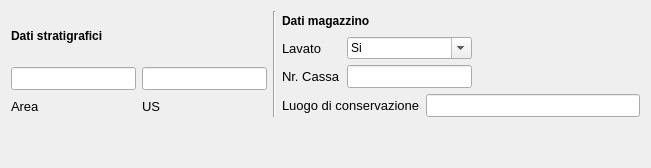
     <widget class="QWidget" name="tab_2">
      <attribute name="title">
       <string>Rif. stratigrafici</string>
      </attribute>
      <layout class="QGridLayout" name="gridLayout_32">
       <item row="0" column="0">
        <layout class="QGridLayout" name="gridLayout_24">
         <item row="0" column="0" rowspan="3">
          <layout class="QGridLayout" name="gridLayout_25">
           <item row="0" column="0" colspan="2">
            <layout class="QGridLayout" name="gridLayout_26">
             <item row="0" column="0">
              <widget class="QLabel" name="label_18">
               <property name="font">
                <font>
                 <weight>75</weight>
                 <bold>true</bold>
                </font>
               </property>
               <property name="text">
                <string>Dati stratigrafici</string>
               </property>
              </widget>
             </item>
             <item row="0" column="1">
              <spacer name="horizontalSpacer_14">
               <property name="orientation">
                <enum>Qt::Horizontal</enum>
               </property>
               <property name="sizeHint" stdset="0">
                <size>
                 <width>48</width>
                 <height>20</height>
                </size>
               </property>
              </spacer>
             </item>
            </layout>
           </item>
           <item row="0" column="2" rowspan="2">
            <widget class="Line" name="line_4">
             <property name="orientation">
              <enum>Qt::Vertical</enum>
             </property>
            </widget>
           </item>
           <item row="1" column="0">
            <layout class="QGridLayout" name="gridLayout_27">
             <item row="0" column="0" colspan="2">
              <widget class="QLineEdit" name="lineEdit_area">
               <property name="font">
                <font>
                 <pointsize>10</pointsize>
                </font>
               </property>
               <property name="text">
                <string/>
               </property>
              </widget>
             </item>
             <item row="1" column="0">
              <widget class="QLabel" name="label_37">
               <property name="font">
                <font>
                 <pointsize>10</pointsize>
                </font>
               </property>
               <property name="text">
                <string>Area</string>
               </property>
              </widget>
             </item>
             <item row="1" column="1">
              <spacer name="horizontalSpacer_15">
               <property name="orientation">
                <enum>Qt::Horizontal</enum>
               </property>
               <property name="sizeHint" stdset="0">
                <size>
                 <width>48</width>
                 <height>20</height>
                </size>
               </property>
              </spacer>
             </item>
            </layout>
           </item>
           <item row="1" column="1">
            <layout class="QGridLayout" name="gridLayout_28">
             <item row="0" column="0" colspan="2">
              <widget class="QLineEdit" name="lineEdit_us">
               <property name="font">
                <font>
                 <pointsize>10</pointsize>
                </font>
               </property>
               <property name="text">
                <string/>
               </property>
              </widget>
             </item>
             <item row="1" column="0">
              <widget class="QLabel" name="label_38">
               <property name="font">
                <font>
                 <pointsize>10</pointsize>
                </font>
               </property>
               <property name="text">
                <string>US</string>
               </property>
              </widget>
             </item>
             <item row="1" column="1">
              <spacer name="horizontalSpacer_16">
               <property name="orientation">
                <enum>Qt::Horizontal</enum>
               </property>
               <property name="sizeHint" stdset="0">
                <size>
                 <width>38</width>
                 <height>20</height>
                </size>
               </property>
              </spacer>
             </item>
            </layout>
           </item>
          </layout>
         </item>
         <item row="0" column="1">
          <layout class="QGridLayout" name="gridLayout_29">
           <item row="0" column="0">
            <widget class="QLabel" name="label_19">
             <property name="font">
              <font>
               <weight>75</weight>
               <bold>true</bold>
              </font>
             </property>
             <property name="text">
              <string>Dati magazzino</string>
             </property>
            </widget>
           </item>
           <item row="0" column="1">
            <spacer name="horizontalSpacer_17">
             <property name="orientation">
              <enum>Qt::Horizontal</enum>
             </property>
             <property name="sizeHint" stdset="0">
              <size>
               <width>248</width>
               <height>20</height>
              </size>
             </property>
            </spacer>
           </item>
          </layout>
         </item>
         <item row="1" column="1">
          <layout class="QGridLayout" name="gridLayout_30">
           <item row="2" column="1">
            <widget class="QLabel" name="label_39">
             <property name="font">
              <font>
               <pointsize>10</pointsize>
              </font>
             </property>
             <property name="text">
              <string>Nr. Cassa</string>
             </property>
            </widget>
           </item>
           <item row="2" column="2">
            <widget class="QLineEdit" name="lineEdit_nr_cassa">
             <property name="font">
              <font>
               <pointsize>10</pointsize>
              </font>
             </property>
             <property name="text">
              <string/>
             </property>
            </widget>
           </item>
           <item row="2" column="3">
            <spacer name="horizontalSpacer_18">
             <property name="orientation">
              <enum>Qt::Horizontal</enum>
             </property>
             <property name="sizeHint" stdset="0">
              <size>
               <width>168</width>
               <height>20</height>
              </size>
             </property>
            </spacer>
           </item>
           <item row="1" column="2">
            <widget class="QComboBox" name="comboBox_lavato">
             <property name="editable">
              <bool>true</bool>
             </property>
             <item>
              <property name="text">
               <string>Si</string>
              </property>
             </item>
             <item>
              <property name="text">
               <string>No</string>
              </property>
             </item>
             <item>
              <property name="text">
               <string/>
              </property>
             </item>
            </widget>
           </item>
           <item row="1" column="1">
            <widget class="QLabel" name="label_2">
             <property name="font">
              <font>
               <pointsize>10</pointsize>
              </font>
             </property>
             <property name="text">
              <string>Lavato</string>
             </property>
            </widget>
           </item>
          </layout>
         </item>
         <item row="2" column="1">
          <layout class="QGridLayout" name="gridLayout_31">
           <item row="1" column="0">
            <widget class="QLabel" name="label_40">
             <property name="font">
              <font>
               <pointsize>10</pointsize>
              </font>
             </property>
             <property name="text">
              <string>Luogo di conservazione</string>
             </property>
            </widget>
           </item>
           <item row="1" column="1">
            <widget class="QLineEdit" name="lineEdit_luogo_conservazione">
             <property name="font">
              <font>
               <pointsize>10</pointsize>
              </font>
             </property>
             <property name="text">
              <string/>
             </property>
            </widget>
           </item>
          </layout>
         </item>
        </layout>
       </item>
       <item row="1" column="0">
        <spacer name="verticalSpacer">
         <property name="orientation">
          <enum>Qt::Vertical</enum>
         </property>
         <property name="sizeHint" stdset="0">
          <size>
           <width>20</width>
           <height>40</height>
          </size>
         </property>
        </spacer>
       </item>
      </layout>
     </widget>
